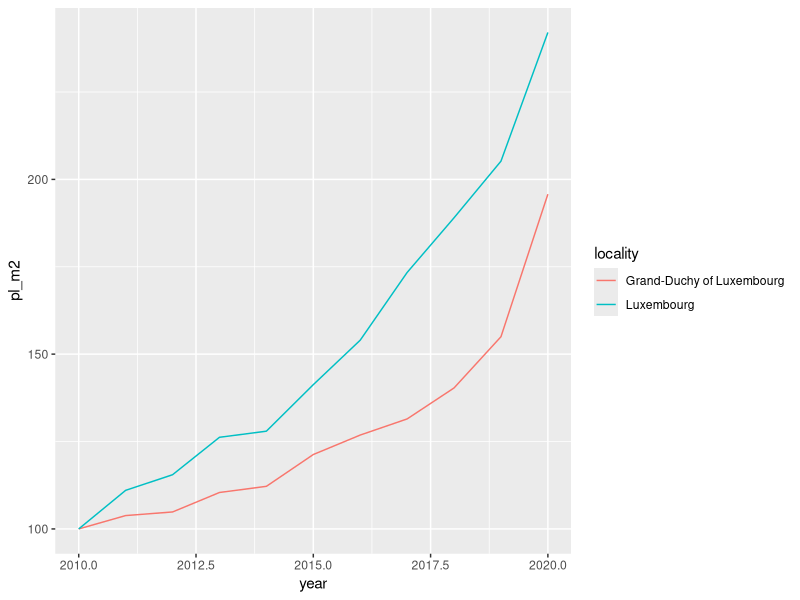
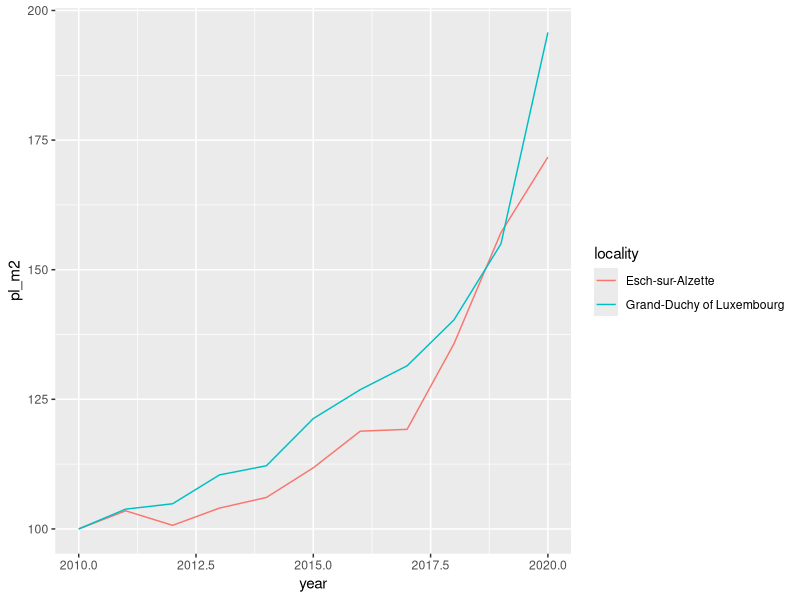

Source code (R) for these figures, in order:



### ANALYSIS

library(tidyr)
library(ggplot2)
library(dplyr)

commune_level_data <- read.csv("datasets/commune_level_data.csv")
country_level_data <- read.csv("datasets/country_level_data.csv")

#Let's compute the Laspeyeres index for each commune:

commune_level_data <- commune_level_data |> 
  group_by(locality)  |> 
  mutate(p0 = ifelse(year == "2010", average_price_nominal_euros, NA))  |> 
  fill(p0, .direction = "down") |> 
  mutate(p0_m2 = ifelse(year == "2010", average_price_m2_nominal_euros, NA)) |> 
  fill(p0_m2, .direction = "down") |> 
  ungroup() |> 
  mutate(pl = average_price_nominal_euros/p0*100,
         pl_m2 = average_price_m2_nominal_euros/p0_m2*100)


#Let's also compute it for the whole country:

country_level_data <- country_level_data %>%
  mutate(p0 = ifelse(year == "2010", average_price_nominal_euros, NA)) %>%
  fill(p0, .direction = "down") %>%
  mutate(p0_m2 = ifelse(year == "2010", average_price_m2_nominal_euros, NA)) %>%
  fill(p0_m2, .direction = "down") %>%
  mutate(pl = average_price_nominal_euros/p0*100,
         pl_m2 = average_price_m2_nominal_euros/p0_m2*100)


#We are going to create a plot for 5 communes and compare the price evolution in the communes
#to the national price evolution. Let's first list the communes:

communes <- c("Luxembourg",
              "Esch-sur-Alzette",
              "Mamer",
              "Schengen",
              "Wincrange")

# Luxembourg

filtered_data <- commune_level_data %>%
  filter(locality == communes[1])

# data_to_plot <- bind_rows(
#   country_level_data,
#   filtered_data
# )


# make a plot function

make_plot <- function(country_level_data,
                      commune_level_data,
                      commune){
  
  filtered_data <- commune_level_data %>%
    filter(locality == commune)
  
  data_to_plot <- bind_rows(
    country_level_data,
    filtered_data
  )
  ggplot(data_to_plot) +
    geom_line(aes(y = pl_m2,
                  x = year,
                  group = locality,
                  colour = locality))
}

# 
# lux_plot <- ggplot(data_to_plot) +
#   geom_line(aes(y = pl_m2,
#                 x = year,
#                 group = locality,
#                 colour = locality))

lux_plot <- make_plot(country_level_data,
                      commune_level_data,
                      communes[1])

lux_plot

esch_plot <- make_plot(country_level_data,
                       commune_level_data,
                       communes[2])
esch_plot

